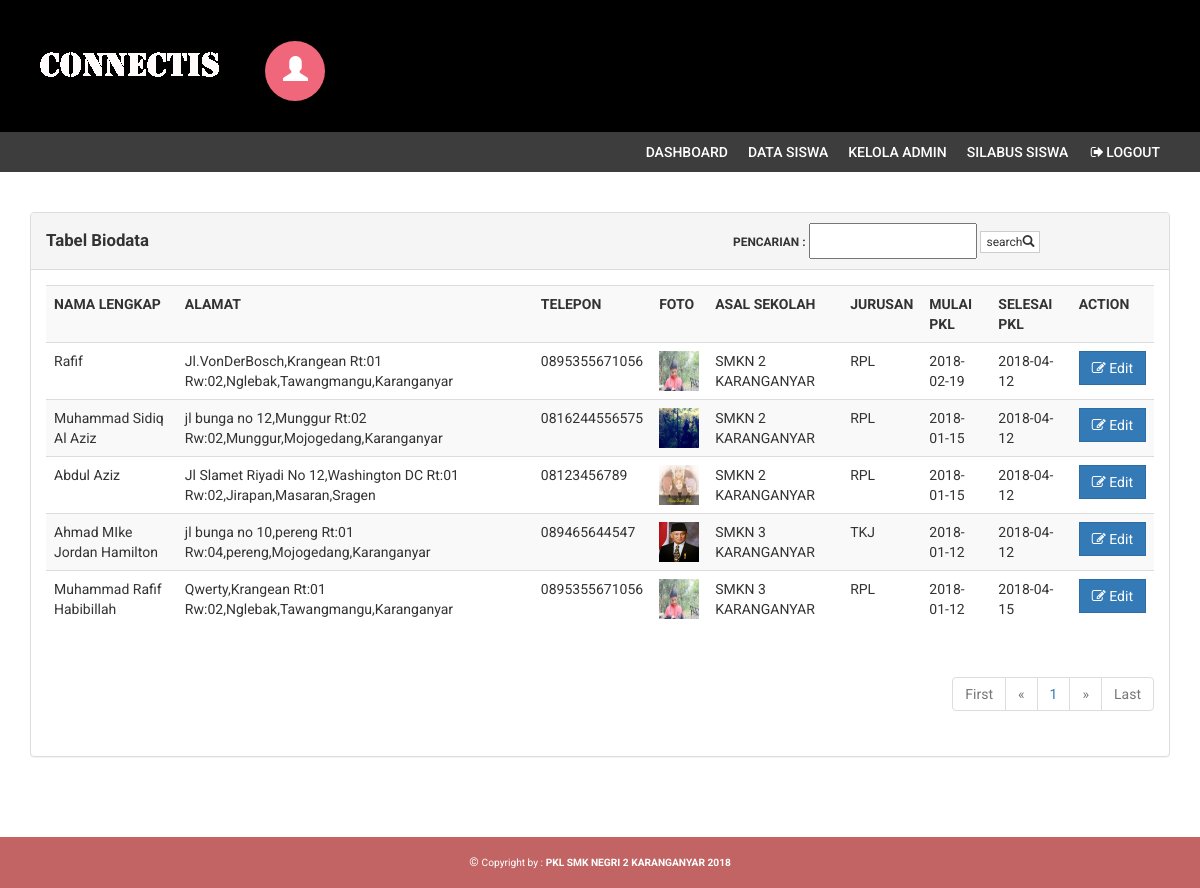
The page /admin/index.php?web=tabel.php on the database its author committed.
### tables this page shows
CREATE TABLE `pkl` (
  `id` char(10) NOT NULL,
  `nama_lengkap` varchar(50) NOT NULL,
  `tempat_lahir` varchar(50) NOT NULL,
  `tanggal_lahir` date NOT NULL,
  `jenis_kelamin` enum('laki-laki','perempuan','','') NOT NULL,
  `agama` varchar(10) NOT NULL,
  `alamat` varchar(100) NOT NULL,
  `email` varchar(50) NOT NULL,
  `telepon` varchar(20) NOT NULL,
  `wa` varchar(20) NOT NULL,
  `foto` blob NOT NULL,
  `asal_sekolah` varchar(50) NOT NULL,
  `jurusan` varchar(50) NOT NULL,
  `mulai_pkl` date NOT NULL,
  `selesai_pkl` date NOT NULL,
  `username` varchar(50) NOT NULL,
  `password` varchar(50) NOT NULL,
  `level` enum('siswa') NOT NULL
);

### admin/tabel.php (the view, shortened to what this page needs)
                    <div class="panel panel-default">
                        <div class="panel-heading">
                        <form action="?web=tabel.php" method="post">
                            <big><b> Tabel Biodata </b></big>
    <small><b>PENCARIAN :</b></small>
    <input type="text" name="cari">
    <button type="submit" class="btn btn-default btn-xs">search<span class="glyphicon glyphicon-search"></span></button>
    </form>
                        </div>
                        <?php
    include('koneksi.php');
    ?>
                        <div class="panel-body">
                            <div class="table-responsive">
                                <table class="table table-striped">
                                        <tr>
    <th>NAMA LENGKAP</th>
    <th>ALAMAT</th>
    <th>TELEPON</th>
    <th>FOTO</th>
    <th>ASAL SEKOLAH</th>
    <th>JURUSAN</th>
    <th>MULAI PKL</th>
    <th>SELESAI PKL</th>
        <th>ACTION</th>
</tr>
                                        <?php
$batas = 5;
    $hal =(isset($_GET['hal']))? $_GET['hal'] : 1;
    if(empty($hal)) {
    $posisi = 0;
    $hal = 1;
    } else {
    $posisi = ($hal - 1) * $batas;
    }
$queri="SELECT * from pkl LIMIT $posisi,$batas";
$hasil = mysqli_query ($koneksi,$queri);
?>
  <?php while ($data= MySQLi_fetch_array ($hasil)){
    $alamat=$data['alamat'];
$pisah=explode("#",$alamat);?>
        <tr>
          <td><?php echo $data['nama_lengkap']; ?> </td>
            <td><?php echo $pisah[0],',',$pisah[1],' Rt:',$pisah[2],' Rw:',$pisah[3],',',$pisah[4],',',$pisah[5],',',$pisah[6];?></td>
            <td><?php echo $data['telepon'];?> </td>
            <th><?php echo "<img src='../images/".$data['foto']."' width='40' height='40'>";?></th>
            <td><?php echo $data['asal_sekolah'];?></td>
            <td><?php echo $data['jurusan'];?></td>
            <td><?php echo $data['mulai_pkl'];?></td>
            <td><?php echo $data['selesai_pkl'];?></td>
            <td><a href="?web=edit_biodata.php&id=<?php echo $data['id']; ?>"  class="btn btn-primary btn-md btn-block"><i class="fa fa-edit"></i> Edit</a>
            </td>
        </tr>
                                <?php
}
?>
                            </table>
                            <div style="margin-top:10px; float:right;">
                         <div>
            <ul class="pagination">
                <?php
                $jml = mysqli_num_rows(mysqli_query($koneksi, "select * from pkl "));
                if($hal == 1){
                    ?>
                    <li class="disabled"><a href="#">First</a></li>
                    <li class="disabled"><a href="#">&laquo;</a></li>
                    <?php
                }else{
                    $link_prev = ($hal > 1)? $hal - 1 : 1;
                    ?>
                    <li><a href="?web=tabel.php&hal=1">First</a></li>
                    <li><a href="?web=tabel.php&hal=<?php echo $link_prev; ?>">&laquo;</a></li>
                <?php
                }
                ?>
                    <?php
                    $jml_hal = ceil($jml / $batas);
                    for($i=1; $i<=$jml_hal; $i++){
                        if($i != $hal){
                            echo "<li><a href='?web=tabel.php&hal=$i'>$i</a></li>";
                        } else{
                            echo "<li><a href='?web=tabel.php&hal=$i'>$i</a></li>";
                        }
                    }
                    ?>
                    <?php
                if($hal == $jml_hal){
                    ?>
                    <li class="disabled"><a href="#">&raquo;</a></li>
                    <li class="disabled"><a href="#">Last</a></li>
                    <?php
                }else{
                    $link_next = ($hal < $jml_hal)? $hal + 1 : $jml_hal;
                    ?>
                    <li><a href="?web=tabel.php&hal=<?php echo $link_next; ?>">&raquo;</a></li>
                <li><a href="?web=tabel.php&hal=<?php echo $jml_hal; ?>">Last</a></li>
                <?php
                }
                ?>
                </ul>
                </div>
                </div>
                            </div>
                        </div>
                    </div>

### config/css/style.css (style rules this page uses)
body { font-family: 'Roboto', sans-serif; line-height: 30px; }
.btn { border-radius: 0px; -webkit-border-radius: 0px; -moz-border-radius: 0px; }

### rows shown on the page
pkl: nama_lengkap "Rafif", alamat "Jl.VonDerBosch", alamat "Krangean", alamat "01", alamat "02", alamat "Nglebak", alamat "Tawangmangu", alamat "Karanganyar", telepon "0895355671056", foto (picture), asal_sekolah "SMKN 2 KARANGANYAR", jurusan "RPL", mulai_pkl "2018-02-19", selesai_pkl "2018-04-12"
pkl: nama_lengkap "Muhammad Sidiq Al Aziz", alamat "jl bunga no 12", alamat "Munggur", alamat "02", alamat "Mojogedang", alamat "Karanganyar", telepon "0816244556575", foto (picture), asal_sekolah "SMKN 2 KARANGANYAR", jurusan "RPL", mulai_pkl "2018-01-15", selesai_pkl "2018-04-12"
pkl: nama_lengkap "Abdul Aziz", alamat "Jl Slamet Riyadi No 12", alamat "Washington DC", alamat "01", alamat "02", alamat "Jirapan", alamat "Masaran", alamat "Sragen", telepon "08123456789", foto (picture), asal_sekolah "SMKN 2 KARANGANYAR", jurusan "RPL", mulai_pkl "2018-01-15", selesai_pkl "2018-04-12"
pkl: nama_lengkap "Ahmad MIke Jordan Hamilton", alamat "jl bunga no 10", alamat "pereng", alamat "01", alamat "04", alamat "Mojogedang", alamat "Karanganyar", telepon "089465644547", foto (picture), asal_sekolah "SMKN 3 KARANGANYAR", jurusan "TKJ", mulai_pkl "2018-01-12", selesai_pkl "2018-04-12"
pkl: nama_lengkap "Muhammad Rafif Habibillah", alamat "Qwerty", alamat "Krangean", alamat "01", alamat "02", alamat "Nglebak", alamat "Tawangmangu", alamat "Karanganyar", telepon "0895355671056", foto (picture), asal_sekolah "SMKN 3 KARANGANYAR", jurusan "RPL", mulai_pkl "2018-01-12", selesai_pkl "2018-04-15"
